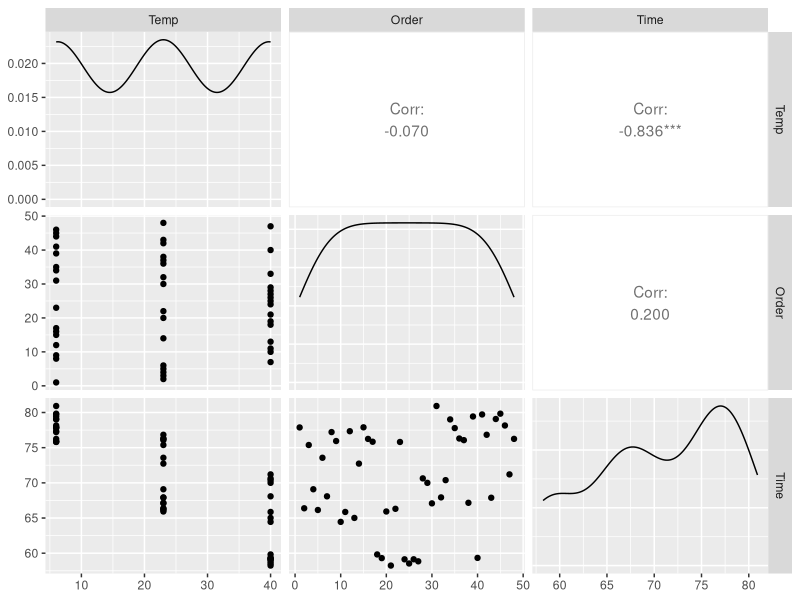
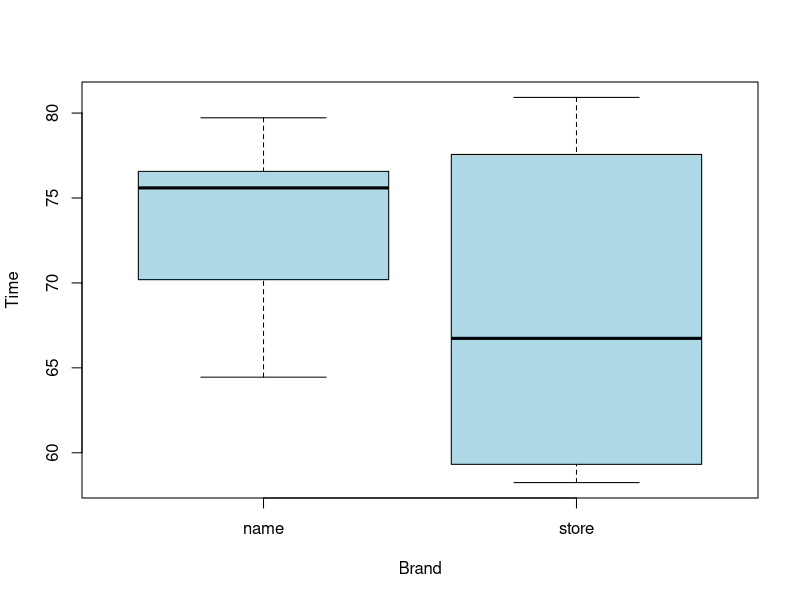
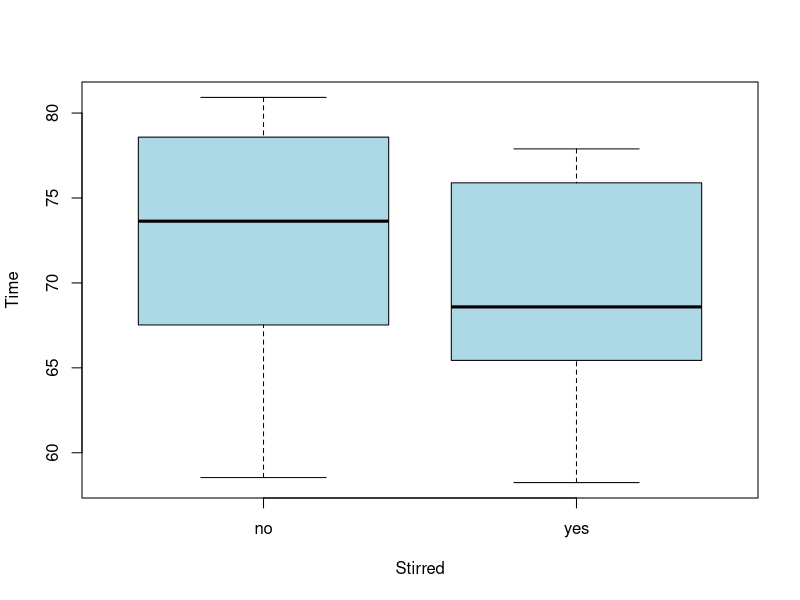
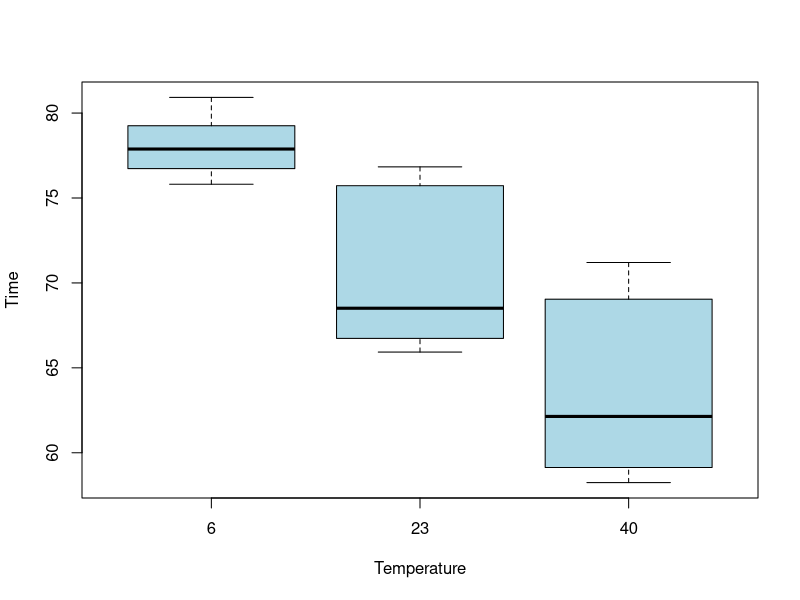

Write R code to recreate these figures, in order.
## ---- chunk 1
library(readr)
library(knitr)
library(dplyr)
library(GGally)
knitr::opts_chunk$set(echo = FALSE, message = FALSE)
## ---- chunk 2
data <- read_csv("effervescence.csv")
data$Brand <- as.factor(data$Brand)
data$Stirred <- as.factor(data$Stirred)
kable(head(data, n = 10), caption = "First 10 Rows of Effervescence Data")
## ---- chunk 3
kable(summary(data), caption = "Summary Stats for Variables", digits = 2)
## ---- chunk 4
corr_data <- data %>%
              select(Temp, Order, Time)
ggpairs(corr_data)
## ---- chunk 5
boxplot(data$Time~data$Brand, col="light blue", xlab="Brand", ylab="Time")
## ---- chunk 6
boxplot(data$Time~data$Stirred, col="light blue", xlab="Stirred", ylab="Time")
## ---- chunk 7
boxplot(data$Time~data$Temp, col="light blue", xlab="Temperature", ylab="Time")
## ---- chunk 8
